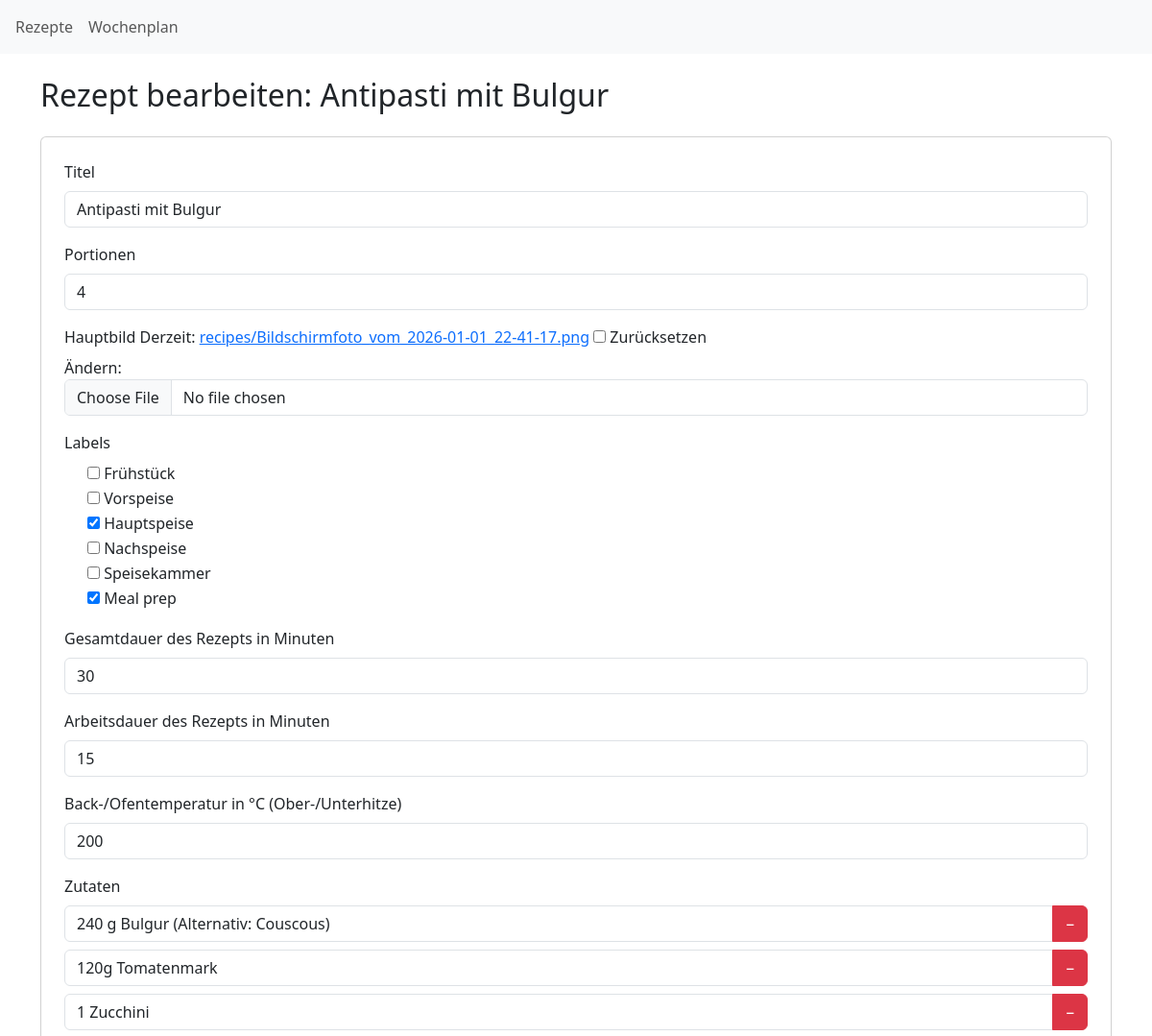
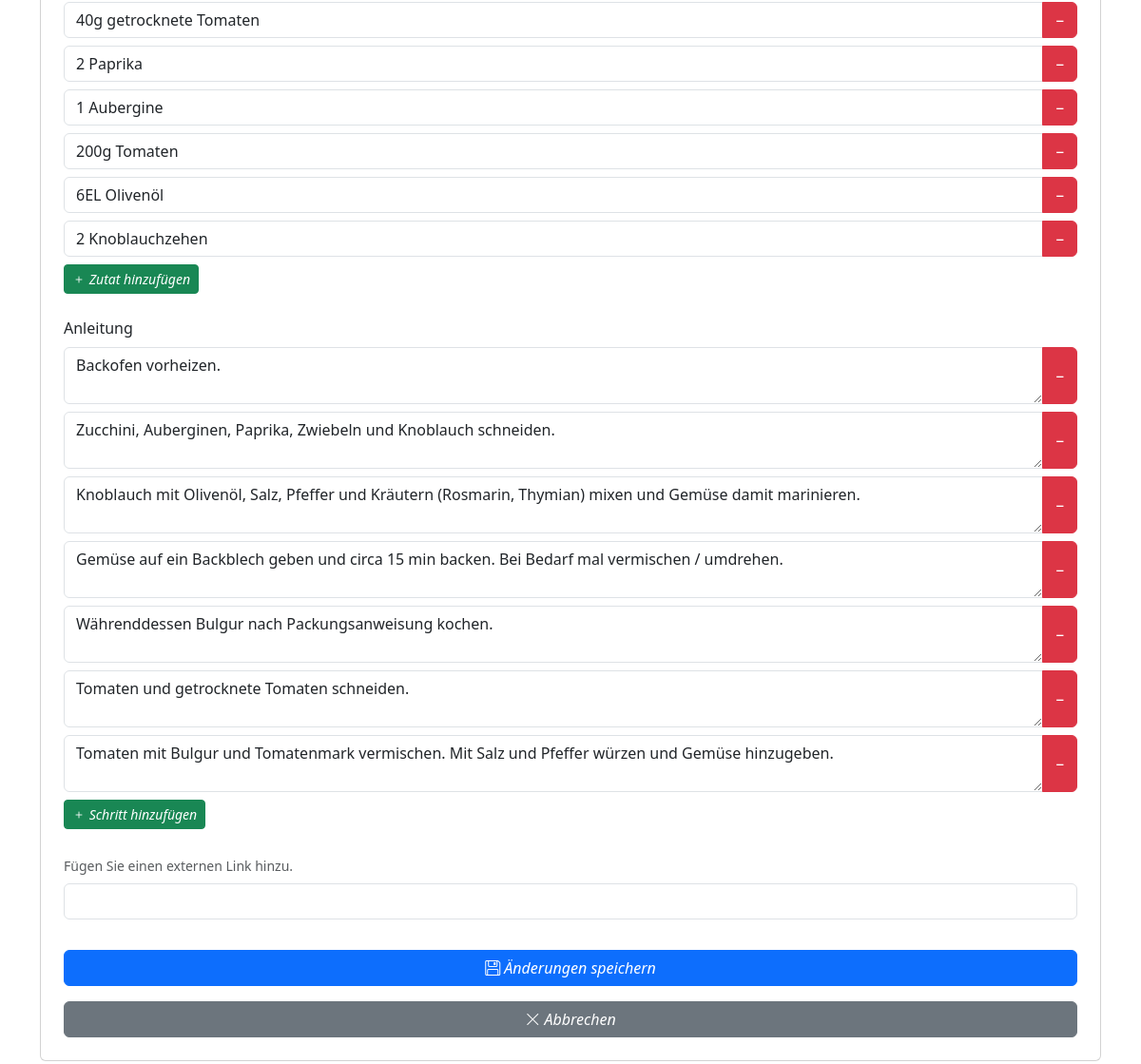
The page /recipes/antipasti-mit-bulgur/edit/ on the database its author committed (2 pictures, top to bottom).
### recipes/models.py (models this page shows, shortened)
class Recipe(models.Model):
    title = models.CharField(
        max_length=200,
        help_text="Titel"
    )
    slug = models.SlugField(
        unique=True,
        blank=True
    )
    servings = models.PositiveIntegerField(
        help_text="Portionen",
        null=True,
        blank=True,
    )
    image = models.ImageField(
        upload_to='recipes/',
        blank=True,
        null=True,
        help_text="Hauptbild"
    )
    labels = models.ManyToManyField(
        "Label",
        blank=True,
        help_text="Label"
    )
    duration_minutes = models.PositiveIntegerField(
        null=True,
        blank=True,
        help_text="Gesamtdauer des Rezepts in Minuten"
    )
    working_time = models.PositiveIntegerField(
        null=True,
        blank=True,
        help_text="Arbeitsdauer des Rezepts in Minuten"
    )
    temperature_celsius = models.PositiveIntegerField(
        null=True,
        blank=True,
        help_text="Back-/Ofentemperatur in °C (Ober-/Unterhitze)"
    )
    ingredients = models.CharField(
        null=True,
        blank=True,
        max_length=1000,  # Du solltest hier eine Länge definieren, falls du lange Zutatenlisten erwartest
        help_text="Zutaten"
    )
    steps = models.CharField(
        null=True,
        blank=True,
        max_length=1000,  # Ebenso für Schritte
        help_text="Anleitung"
    )
    cooked_count = models.PositiveIntegerField(
        default=0,
        help_text="So oft wurde das Rezept schon gekocht"
    )
    external_link = models.URLField(
        blank=True,
        null=True,
        help_text="Fügen Sie einen externen Link hinzu."
    )  # Neues Feld für den externen Link
    def get_absolute_url(self):
        return reverse("recipes:detail", kwargs={"slug": self.slug})

class Label(models.Model):
    EVENT = "event"
    CATEGORY = "category"
    LABEL_TYPES = [
        (EVENT, "Event"),
        (CATEGORY, "Kategorie"),
    ]
    name = models.CharField(max_length=100)
    label_type = models.CharField(max_length=20, choices=LABEL_TYPES)
    def __str__(self):
        return self.name

### recipes/views.py (the view, shortened to what this page needs)
# urls.py: path("<slug:slug>/edit/", views.RecipeUpdateView.as_view(), name='update'),
class RecipeUpdateView(View):
    template_name = "recipes/recipe_update.html"
    def get(self, request, slug):
        recipe = get_object_or_404(Recipe, slug=slug)
        form = RecipeForm(instance=recipe)
        return render(request, "recipes/recipe_update.html", {"form": form, "recipe": recipe})

### recipes/forms.py
class RecipeForm(forms.ModelForm):
    class Meta:
        model = Recipe
        fields = [
            "title",
            "servings",
            "image",
            "labels",
            "duration_minutes",
            "working_time",
            "temperature_celsius",
            "ingredients",
            "steps",
            "external_link",
        ]
        widgets = {
            "ingredients": forms.Textarea(attrs={
                "rows": 4,
                "placeholder": "Zutaten durch Zeilenumbruch trennen"
            }),
            "steps": forms.Textarea(attrs={
                "rows": 6,
                "placeholder": "Schritte durch Zeilenumbruch trennen"
            }),
            "labels": forms.CheckboxSelectMultiple(),
        }

### recipes/templates/recipes/recipe_update.html (shortened to what this page needs)
{% extends "recipes/base.html" %}
{% load widget_tweaks %}
{% block content %}
<div class="container my-4">
    <h2 class="mb-4">Rezept bearbeiten: {{ recipe.title }}</h2>
    <form method="post" enctype="multipart/form-data" class="card p-4">
        {% for field in form %}
            {% if field.name == "labels" %}
                <div class="mb-3">
                    <label class="form-label">{{ field.label }}</label>
                    {% for checkbox in field %}
                        <div class="form-check">
                            {{ checkbox.tag }}
                            <label class="form-check-label" for="{{ checkbox.id_for_label }}">
                                {{ checkbox.choice_label }}
                            </label>
                        </div>
                    {% endfor %}
                </div>
            {% elif field.name != "ingredients" and field.name != "steps" and field.name != "external_link" %}
                <div class="mb-3">
                    <label class="form-label" for="{{ field.id_for_label }}">{{ field.help_text }}</label>
                    {{ field|add_class:"form-control" }}
                </div>
            {% endif %}
        {% endfor %}
        <div class="mb-4">
            <label class="form-label">Zutaten</label>
            <div id="ingredients-list">
                {% for ingredient in recipe.ingredients.splitlines %}
                <div class="input-group mb-2 ingredient-item">
                    <input type="text" name="ingredients" class="form-control" value="{{ ingredient }}">
                    <button type="button" class="btn btn-danger remove-btn">−</button>
                </div>
                {% empty %}
                <div class="input-group mb-2 ingredient-item">
                    <input type="text" name="ingredients" class="form-control">
                    <button type="button" class="btn btn-danger remove-btn">−</button>
                </div>
                {% endfor %}
            </div>
            <button type="button" id="add-ingredient" class="btn btn-success btn-sm"><i class="bi bi-plus"> Zutat hinzufügen</i></button>
        </div>
        <div class="mb-4">
            <label class="form-label">Anleitung</label>
            <div id="steps-list">
                {% for step in recipe.steps.splitlines %}
                <div class="input-group mb-2 step-item">
                    <textarea name="steps" class="form-control auto-resize">{{ step }}</textarea>
                    <button type="button" class="btn btn-danger remove-btn">−</button>
                </div>
                {% empty %}
                <div class="input-group mb-2 step-item">
                    <textarea name="steps" class="form-control auto-resize"></textarea>
                    <button type="button" class="btn btn-danger remove-btn">−</button>
                </div>
                {% endfor %}
            </div>
            <button type="button" id="add-step" class="btn btn-success btn-sm"><i class="bi bi-plus"> Schritt hinzufügen</i></button>
        </div>
        {% for field in form %}
            {% if field.name == "external_link" %}
                <div class="mb-3">
                    <label class="form-label" for="{{ field.id_for_label }}">
                        <div class="form-text">{{ field.help_text }}</div>
                    </label>
                    {{ field|add_class:"form-control" }}
                </div>
            {% endif %}
        {% endfor %}
        <button type="submit" class="btn btn-primary mt-3"><i class="bi bi-floppy"> Änderungen speichern</i></button>
        <a href="{{ recipe.get_absolute_url }}" class="btn btn-secondary mt-3"><i class="bi bi-x-lg"> Abbrechen</i></a>
    </form>
</div>
{% endblock %}

### rows shown on the page
Recipe: title "Antipasti mit Bulgur", form "Antipasti mit Bulgur" "4" "30" "15" "200"
Label: choice_label "Frühstück"
Label: choice_label "Vorspeise"
Label: choice_label "Hauptspeise"
Label: choice_label "Nachspeise"
Label: choice_label "Speisekammer"
Label: choice_label "Meal prep"

### other values the page prints
{{ field.help_text }} "Titel" "Portionen" "Hauptbild" "Gesamtdauer des Rezepts in Minuten" "Arbeitsdauer des Rezepts in Minuten" "Back-/Ofentemperatur in °C (Ober-/Unterhitze)"
{{ field.label }} "Labels"
{{ field.help_text }} "Fügen Sie einen externen Link hinzu."
